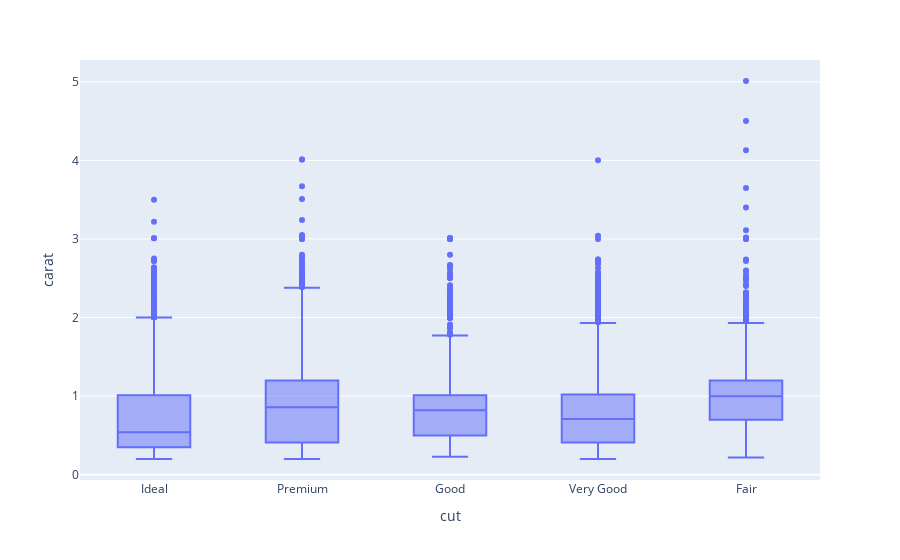

Write notebook code for a chart like this one.
### Code cell
fig = px.box(diamonds,y="carat",x="cut")
fig.show()

### Figure 1 — Plotly figure (JSON) as saved in the notebook; plotly's stock layout.template omitted (floating-point values rounded to 4 significant figures; data arrays with more than 128 entries replaced by an {"elided": "..."} marker saying what was removed)
{"data": [{"alignmentgroup": "True", "hovertemplate": "cut=%{x}<br>carat=%{y}<extra></extra>", "legendgroup": "", "marker": {"color": "#636efa"}, "name": "", "notched": false, "offsetgroup": "", "orientation": "v", "showlegend": false, "type": "box", "x": {"elided": "53940 str values"}, "x0": " ", "xaxis": "x", "y": {"elided": "53940 float values"}, "y0": " ", "yaxis": "y"}], "layout": {"boxmode": "group", "legend": {"tracegroupgap": 0}, "margin": {"t": 60}, "xaxis": {"anchor": "y", "domain": [0, 1], "title": {"text": "cut"}}, "yaxis": {"anchor": "x", "domain": [0, 1], "title": {"text": "carat"}}}}
